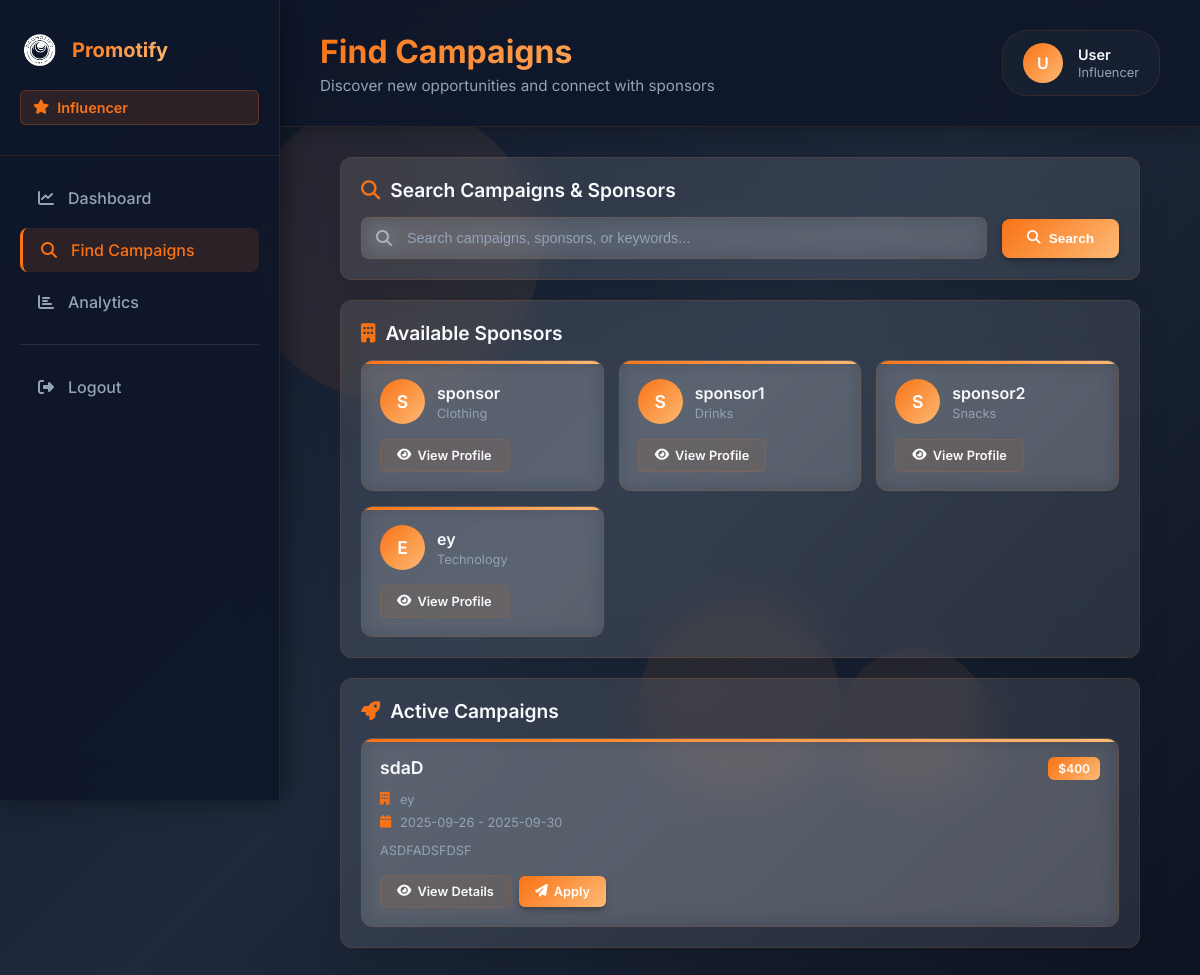
Page /ifind on the committed database.
### main.py (models this page shows, shortened)
class Sponsor(db.Model):
    id = db.Column(db.Integer, primary_key=True)
    username = db.Column(db.String(15), unique=True, nullable=False)
    email = db.Column(db.String(20), unique=True, nullable=False)
    password = db.Column(db.String(10), nullable=False)
    industry = db.Column(db.String(20), nullable=False)
    date_joined = db.Column(db.DateTime, default=datetime.utcnow)  # Add this line

class Campaign(db.Model):
    id = db.Column(db.Integer, primary_key=True)
    sponsor_id = db.Column(db.Integer, db.ForeignKey('sponsor.id'), nullable=False)
    name = db.Column(db.String(15), nullable=False)
    description = db.Column(db.Text, nullable=True)
    start_date = db.Column(db.Date, nullable=False)
    end_date = db.Column(db.Date, nullable=False)
    budget = db.Column(db.Float, nullable=False)
    status = db.Column(db.String(50))
    sponsor = db.relationship('Sponsor', backref=db.backref('campaigns', lazy=True))
    influencers = db.relationship('Influencer', secondary='application',
                                  primaryjoin="and_(Campaign.id==Application.campaign_id, Application.status=='accepted')",
                                  backref=db.backref('accepted_campaigns', lazy='dynamic'))

### main.py (the view)
@app.route('/ifind')
def ifind():
    search_query = request.args.get('search', '')
    searched_sponsor = None
    searched_campaigns = None
    if search_query:
        searched_sponsor = Sponsor.query.filter_by(username=search_query).all()
        searched_campaigns = Campaign.query.filter(
            (Campaign.name.contains(search_query)) |
            (Campaign.sponsor.has(Sponsor.username.contains(search_query)))
        ).all()
    sponsors = Sponsor.query.all()
    campaigns = Campaign.query.filter(Campaign.end_date >= datetime.now().date()).all()
    return render_template('influ_find.html',
                           sponsors=sponsors,
                           campaigns=campaigns,
                           search_query=search_query,
                           searched_sponsor=searched_sponsor,
                           searched_campaigns=searched_campaigns)

### templates/influ_find.html (shortened to what this page needs)
<!DOCTYPE html>
<html lang="en">
<head>
    <link rel="stylesheet" type="text/css" href="{{ url_for('static', filename='css/ifind.css') }}">
    <link rel="stylesheet" href="https://cdnjs.cloudflare.com/ajax/libs/font-awesome/6.4.0/css/all.min.css">
</head>
<body>
    <div class="background">
        <div class="shape shape-1"></div>
        <div class="shape shape-2"></div>
        <div class="shape shape-3"></div>
    </div>
    <div class="sidebar">
            <div class="sidebar-header">
        <div class="logo">
            <img src="{{ url_for('static', filename='images/promotify.png') }}" alt="Promotify">
            <span class="logo-text">Promotify</span>
        </div>
        <div class="influencer-badge">
            <i class="fas fa-star"></i>
            <span>Influencer</span>
        </div>
    </div>
        <nav class="sidebar-nav">
            <ul>
                <li class="nav-item">
                    <a href="{{ url_for('influ_dash') }}" class="nav-link">
                        <i class="fas fa-chart-line"></i>
                        <span>Dashboard</span>
                    </a>
                </li>
                <li class="nav-item active">
                    <a href="{{ url_for('ifind') }}" class="nav-link">
                        <i class="fas fa-search"></i>
                        <span>Find Campaigns</span>
                    </a>
                </li>
                <li class="nav-item">
                    <a href="{{ url_for('influ_stats') }}" class="nav-link">
                        <i class="fas fa-chart-bar"></i>
                        <span>Analytics</span>
                    </a>
                </li>
                <li class="nav-item logout">
                    <a href="{{ url_for('influ_logout') }}" class="nav-link">
                        <i class="fas fa-sign-out-alt"></i>
                        <span>Logout</span>
                    </a>
                </li>
            </ul>
        </nav>
    </div>
    <main class="main-content">
        <div class="content-header">
            <div class="header-left">
                <h1>Find Campaigns</h1>
                <p class="header-subtitle">Discover new opportunities and connect with sponsors</p>
            </div>
            <div class="user-info">
                <div class="user-avatar">
                    {{ session.get('username', 'U')[0].upper() }}
                </div>
                <div class="user-details">
                    <div class="user-name">{{ session.get('username', 'User') }}</div>
                    <div class="user-role">Influencer</div>
                </div>
            </div>
        </div>        <div class="content">
                    <div class="content">
            <div class="search-section">
                <h2 class="section-title">
                    <i class="fas fa-search"></i>
                    Search Campaigns & Sponsors
                </h2>
                <form class="search-form" method="POST">
                    <div class="search-input-group">
                        <i class="fas fa-search search-icon"></i>
                        <input type="text" name="search_query" class="search-input"
                               placeholder="Search campaigns, sponsors, or keywords..."
                               value="{{ request.form.search_query or '' }}">
                    </div>
                    <button type="submit" class="search-btn">
                        <i class="fas fa-search"></i>
                        Search
                    </button>
                </form>
            </div>
            {% if not search_query and sponsors %}
                <div class="sponsors-section content-section">
                    <h2 class="section-title">
                        <i class="fas fa-building"></i>
                        Available Sponsors
                    </h2>
                    <div class="sponsors-grid">
                        {% for sponsor in sponsors %}
                        <div class="sponsor-card">
                            <div class="sponsor-header">
                                <div class="sponsor-avatar">
                                    {{ sponsor.username[0].upper() }}
                                </div>
                                <div class="sponsor-info">
                                    <div class="sponsor-name">{{ sponsor.username }}</div>
                                    <div class="sponsor-industry">{{ sponsor.industry or 'General' }}</div>
                                </div>
                            </div>
                            <div class="sponsor-actions">
                                <button class="btn btn-secondary">
                                    <i class="fas fa-eye"></i> View Profile
                                </button>
                            </div>
                        </div>
                        {% endfor %}
                    </div>
                </div>
            {% endif %}
            {% if not search_query and campaigns %}
                <div class="campaigns-section content-section">
                    <h2 class="section-title">
                        <i class="fas fa-rocket"></i>
                        Active Campaigns
                    </h2>
                    <div class="campaigns-grid">
                        {% for campaign in campaigns %}
                        <div class="campaign-card">
                            <div class="campaign-header">
                                <div class="campaign-name">{{ campaign.name }}</div>
                                <div class="campaign-budget">${{ "{:,.0f}".format(campaign.budget) }}</div>
                            </div>
                            <div class="campaign-sponsor">
                                <i class="fas fa-building"></i>
                                {{ campaign.sponsor.username }}
                            </div>
                            <div class="campaign-dates">
                                <i class="fas fa-calendar"></i>
                                {{ campaign.start_date }} - {{ campaign.end_date }}
                            </div>
                            <p class="campaign-description">{{ campaign.description[:100] + '...' if campaign.description and campaign.description|length > 100 else (campaign.description or 'No description available.') }}</p>
                            <div class="campaign-actions">
                                <button class="btn btn-secondary">
                                    <i class="fas fa-eye"></i> View Details
                                </button>
                                <form action="{{ url_for('apply_campaign', campaign_id=campaign.id) }}" method="POST" style="display: inline;">
                                    <button type="submit" class="btn btn-primary">
                                        <i class="fas fa-paper-plane"></i> Apply
                                    </button>
                                </form>
                            </div>
                        </div>
                        {% endfor %}
                    </div>
                </div>
            {% endif %}
        </div>
    </main>
    <div class="background">
        <div class="shape shape-1"></div>
        <div class="shape shape-2"></div>
        <div class="shape shape-3"></div>
    </div>
</body>
</html>

### rows in the picture
Sponsor: username "S", username "sponsor", industry "Clothing"
Sponsor: username "S", username "sponsor1", industry "Drinks"
Sponsor: username "S", username "sponsor2", industry "Snacks"
Sponsor: username "E", username "ey", industry "Technology"
Campaign: name "sdaD", budget "400", sponsor.username "ey", start_date "2025-09-26", end_date "2025-09-30", description "ASDFADSFDSF"

### other values in the picture
{{ session.get('username', 'U')[0].upper() }} "U"
{{ session.get('username', 'User') }} "User"
